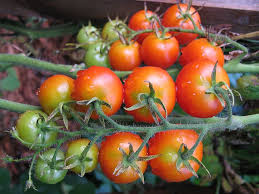
#> input picture object-recog-tomato-custom-model/test-image-2.jpg, 259 x 194 px
$ jupyter execute object-recog-tomato.ipynb
#> lines starting #> are read from the running program, lines starting #| are printed output that depends on the picture; after the words box and inside, x2 and y2 are one past the last pixel; in counts of white or black regions, pixels touching at a corner belong together
[cell 1]
import cv2

[cell 2]
image = cv2.imread("test-image-2.jpg")
#> image is the input picture: shape (194, 259, 3); mean B, G, R 64.5, 90.1, 117.3
gray = cv2.cvtColor(image, cv2.COLOR_BGR2GRAY)
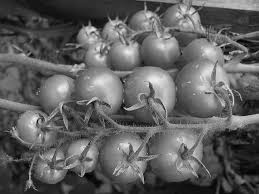
#> gray: shape (194, 259); min 0, max 246, mean 95.3

[cell 3]
haarcascade_object1 = cv2.CascadeClassifier("cascade-tomato.xml")
object1 = haarcascade_object1.detectMultiScale(gray, 1.3, 5)
#> object1 = [[171, 24, 36, 36], [169, 45, 35, 35], [108, 52, 42, 42], [65, 63, 32, 32], [114, 84, 38, 38], [171, 92, 32, 32], [140, 128, 32, 32], [9, 154, 32, 32], [15, 61, 42, 42], [164, 18, 70, 70], [48, 94, 70, 70]]

[cell 4]
for (x,y,w,h) in object1:
    cv2.rectangle(image,(x,y),(x+w,y+h),(255,0,0),2)
#> this loop made 11 passes
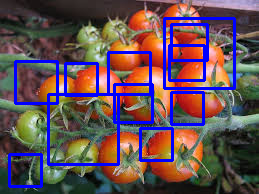
#> image: shape (194, 259, 3); 10.53% of pixels changed, all inside (x1, y1, x2, y2) = (8, 17, 236, 188)

[cell 5]
print (("Number Of Objects Detected ="), len(object1))
#| Number Of Objects Detected = 11
cv2.imshow("Detected", image)
cv2.waitKey(0)
#> Out = 27

$ run again, with object-recog-tomato-custom-model/test-image-1.jpg copied over object-recog-tomato-custom-model/test-image-2.jpg
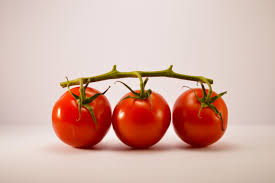
#> input picture object-recog-tomato-custom-model/test-image-1.jpg, 275 x 183 px
#> image is the input picture: shape (183, 275, 3); mean B, G, R 165.9, 177.1, 213.5
#> `gray = cv2.cvtColor(image, cv2.COLOR_BGR2GRAY)`:
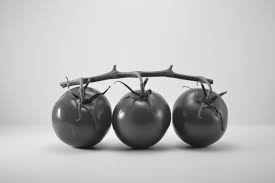
#> gray: shape (183, 275); min 3, max 254, mean 186.7
#> object1 = [[60, 67, 32, 32], [172, 81, 62, 62], [115, 85, 65, 65]]
#> the loop `for (x,y,w,h) in object1:` made 3 passes
#> after the loop `for (x,y,w,h) in object1:`:
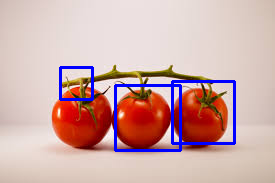
#> image: shape (183, 275, 3); 3.73% of pixels changed, all inside (x1, y1, x2, y2) = (59, 66, 236, 152)
#| Number Of Objects Detected = 3
#> Out = 27

$ run again, with object-recog-tomato-custom-model/test-image-3.jpg copied over object-recog-tomato-custom-model/test-image-2.jpg
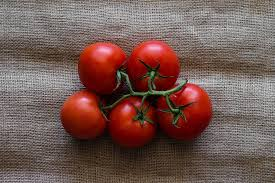
#> input picture object-recog-tomato-custom-model/test-image-3.jpg, 275 x 183 px
#> image is the input picture: shape (183, 275, 3); mean B, G, R 82.9, 88.9, 116
#> `gray = cv2.cvtColor(image, cv2.COLOR_BGR2GRAY)`:
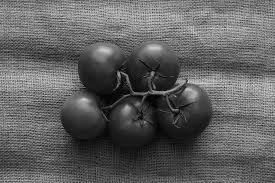
#> gray: shape (183, 275); min 1, max 224, mean 96.3
#> object1 = [[91, 74, 38, 38], [84, 57, 71, 71], [54, 88, 70, 70], [142, 97, 73, 73], [70, 14, 154, 154]]
#> the loop `for (x,y,w,h) in object1:` made 5 passes
#> after the loop `for (x,y,w,h) in object1:`:
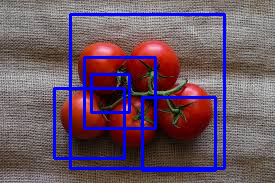
#> image: shape (183, 275, 3); 9.32% of pixels changed, all inside (x1, y1, x2, y2) = (53, 13, 226, 172)
#| Number Of Objects Detected = 5
#> Out = 27
